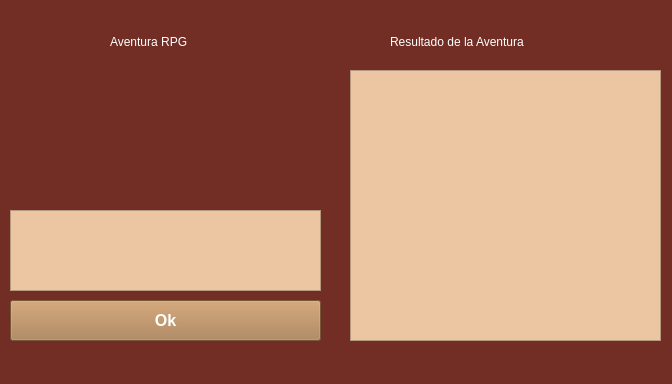
<?xml version="1.0" encoding="UTF-8"?>
<ui version="4.0">
 <class>MainWindow</class>
 <widget class="QMainWindow" name="MainWindow">
  <property name="geometry">
   <rect>
    <x>0</x>
    <y>0</y>
    <width>672</width>
    <height>384</height>
   </rect>
  </property>
  <property name="palette">
   <palette>
    <active>
     <colorrole role="WindowText">
      <brush brushstyle="SolidPattern">
       <color alpha="255">
        <red>255</red>
        <green>255</green>
        <blue>255</blue>
       </color>
      </brush>
     </colorrole>
     <colorrole role="Button">
      <brush brushstyle="SolidPattern">
       <color alpha="255">
        <red>114</red>
        <green>45</green>
        <blue>36</blue>
       </color>
      </brush>
     </colorrole>
     <colorrole role="ButtonText">
      <brush brushstyle="SolidPattern">
       <color alpha="255">
        <red>255</red>
        <green>255</green>
        <blue>255</blue>
       </color>
      </brush>
     </colorrole>
     <colorrole role="Base">
      <brush brushstyle="SolidPattern">
       <color alpha="255">
        <red>114</red>
        <green>45</green>
        <blue>36</blue>
       </color>
      </brush>
     </colorrole>
     <colorrole role="Window">
      <brush brushstyle="SolidPattern">
       <color alpha="255">
        <red>114</red>
        <green>45</green>
        <blue>36</blue>
       </color>
      </brush>
     </colorrole>
    </active>
    <inactive>
     <colorrole role="WindowText">
      <brush brushstyle="SolidPattern">
       <color alpha="255">
        <red>255</red>
        <green>255</green>
        <blue>255</blue>
       </color>
      </brush>
     </colorrole>
     <colorrole role="Button">
      <brush brushstyle="SolidPattern">
       <color alpha="255">
        <red>114</red>
        <green>45</green>
        <blue>36</blue>
       </color>
      </brush>
     </colorrole>
     <colorrole role="ButtonText">
      <brush brushstyle="SolidPattern">
       <color alpha="255">
        <red>255</red>
        <green>255</green>
        <blue>255</blue>
       </color>
      </brush>
     </colorrole>
     <colorrole role="Base">
      <brush brushstyle="SolidPattern">
       <color alpha="255">
        <red>114</red>
        <green>45</green>
        <blue>36</blue>
       </color>
      </brush>
     </colorrole>
     <colorrole role="Window">
      <brush brushstyle="SolidPattern">
       <color alpha="255">
        <red>114</red>
        <green>45</green>
        <blue>36</blue>
       </color>
      </brush>
     </colorrole>
    </inactive>
    <disabled>
     <colorrole role="WindowText">
      <brush brushstyle="SolidPattern">
       <color alpha="255">
        <red>120</red>
        <green>120</green>
        <blue>120</blue>
       </color>
      </brush>
     </colorrole>
     <colorrole role="Button">
      <brush brushstyle="SolidPattern">
       <color alpha="255">
        <red>114</red>
        <green>45</green>
        <blue>36</blue>
       </color>
      </brush>
     </colorrole>
     <colorrole role="ButtonText">
      <brush brushstyle="SolidPattern">
       <color alpha="255">
        <red>120</red>
        <green>120</green>
        <blue>120</blue>
       </color>
      </brush>
     </colorrole>
     <colorrole role="Base">
      <brush brushstyle="SolidPattern">
       <color alpha="255">
        <red>114</red>
        <green>45</green>
        <blue>36</blue>
       </color>
      </brush>
     </colorrole>
     <colorrole role="Window">
      <brush brushstyle="SolidPattern">
       <color alpha="255">
        <red>114</red>
        <green>45</green>
        <blue>36</blue>
       </color>
      </brush>
     </colorrole>
    </disabled>
   </palette>
  </property>
  <property name="windowTitle">
   <string>Aventura RPG</string>
  </property>
  <property name="windowIcon">
   <iconset>
    <normalon>:/icon/gameboy.png</normalon>
   </iconset>
  </property>
  <property name="styleSheet">
   <string notr="true">
background-color: rgb(114, 45, 36);</string>
  </property>
  <widget class="QWidget" name="centralwidget">
   <widget class="QPushButton" name="okbtn">
    <property name="geometry">
     <rect>
      <x>10</x>
      <y>300</y>
      <width>311</width>
      <height>41</height>
     </rect>
    </property>
    <property name="palette">
     <palette>
      <active>
       <colorrole role="Button">
        <brush brushstyle="SolidPattern">
         <color alpha="255">
          <red>167</red>
          <green>122</green>
          <blue>75</blue>
         </color>
        </brush>
       </colorrole>
       <colorrole role="ButtonText">
        <brush brushstyle="SolidPattern">
         <color alpha="255">
          <red>255</red>
          <green>255</green>
          <blue>255</blue>
         </color>
        </brush>
       </colorrole>
       <colorrole role="Base">
        <brush brushstyle="SolidPattern">
         <color alpha="255">
          <red>167</red>
          <green>122</green>
          <blue>75</blue>
         </color>
        </brush>
       </colorrole>
       <colorrole role="Window">
        <brush brushstyle="SolidPattern">
         <color alpha="255">
          <red>167</red>
          <green>122</green>
          <blue>75</blue>
         </color>
        </brush>
       </colorrole>
      </active>
      <inactive>
       <colorrole role="Button">
        <brush brushstyle="SolidPattern">
         <color alpha="255">
          <red>167</red>
          <green>122</green>
          <blue>75</blue>
         </color>
        </brush>
       </colorrole>
       <colorrole role="ButtonText">
        <brush brushstyle="SolidPattern">
         <color alpha="255">
          <red>255</red>
          <green>255</green>
          <blue>255</blue>
         </color>
        </brush>
       </colorrole>
       <colorrole role="Base">
        <brush brushstyle="SolidPattern">
         <color alpha="255">
          <red>167</red>
          <green>122</green>
          <blue>75</blue>
         </color>
        </brush>
       </colorrole>
       <colorrole role="Window">
        <brush brushstyle="SolidPattern">
         <color alpha="255">
          <red>167</red>
          <green>122</green>
          <blue>75</blue>
         </color>
        </brush>
       </colorrole>
      </inactive>
      <disabled>
       <colorrole role="Button">
        <brush brushstyle="SolidPattern">
         <color alpha="255">
          <red>167</red>
          <green>122</green>
          <blue>75</blue>
         </color>
        </brush>
       </colorrole>
       <colorrole role="ButtonText">
        <brush brushstyle="SolidPattern">
         <color alpha="255">
          <red>120</red>
          <green>120</green>
          <blue>120</blue>
         </color>
        </brush>
       </colorrole>
       <colorrole role="Base">
        <brush brushstyle="SolidPattern">
         <color alpha="255">
          <red>167</red>
          <green>122</green>
          <blue>75</blue>
         </color>
        </brush>
       </colorrole>
       <colorrole role="Window">
        <brush brushstyle="SolidPattern">
         <color alpha="255">
          <red>167</red>
          <green>122</green>
          <blue>75</blue>
         </color>
        </brush>
       </colorrole>
      </disabled>
     </palette>
    </property>
    <property name="font">
     <font>
      <pointsize>12</pointsize>
      <weight>75</weight>
      <bold>true</bold>
     </font>
    </property>
    <property name="toolTip">
     <string>&lt;html&gt;&lt;head/&gt;&lt;body&gt;&lt;p&gt;Haz clic aquí para darle las instrucciones al heroe.&lt;/p&gt;&lt;p&gt;El resultado de tus instrucciones se verá en el cuadro de texto de la derecha.&lt;/p&gt;&lt;p&gt;¡Suerte!&lt;/p&gt;&lt;/body&gt;&lt;/html&gt;</string>
    </property>
    <property name="styleSheet">
     <string notr="true">background-color: rgb(167, 122, 75);</string>
    </property>
    <property name="text">
     <string>Ok</string>
    </property>
   </widget>
   <widget class="QTextEdit" name="inputtxt">
    <property name="geometry">
     <rect>
      <x>10</x>
      <y>210</y>
      <width>311</width>
      <height>81</height>
     </rect>
    </property>
    <property name="font">
     <font>
      <pointsize>12</pointsize>
     </font>
    </property>
    <property name="toolTip">
     <string>&lt;html&gt;&lt;head/&gt;&lt;body&gt;&lt;p&gt;Ingresa aquí las instrucciones que le darás al heroe.&lt;/p&gt;&lt;p&gt;Puedes moverte en 4 direcciones, utilizando &lt;span style=&quot; font-weight:600;&quot;&gt;up&lt;/span&gt; (arriba), &lt;span style=&quot; font-weight:600;&quot;&gt;down&lt;/span&gt; (abajo),&lt;span style=&quot; font-weight:600;&quot;&gt; right&lt;/span&gt; (derecha) o &lt;span style=&quot; font-weight:600;&quot;&gt;left&lt;/span&gt; (izquierda).&lt;/p&gt;&lt;p&gt;Tambien puedes&lt;span style=&quot; font-weight:600;&quot;&gt; abrir&lt;/span&gt; la puerta,&lt;span style=&quot; font-weight:600;&quot;&gt; cerrar&lt;/span&gt; la puerta o ponerla &lt;span style=&quot; font-weight:600;&quot;&gt;conLlave&lt;/span&gt;.&lt;/p&gt;&lt;p&gt;Al adquirir la llave, puedes&lt;span style=&quot; font-weight:600;&quot;&gt; guardar&lt;/span&gt; la llave o&lt;span style=&quot; font-weight:600;&quot;&gt; tirar&lt;/span&gt; la llave.&lt;/p&gt;&lt;p&gt;Para terminar la partida, deberás escribir &lt;span style=&quot; font-weight:600;&quot;&gt;TERMINAR&lt;/span&gt;.&lt;/p&gt;&lt;/body&gt;&lt;/html&gt;</string>
    </property>
    <property name="styleSheet">
     <string notr="true">background-color: rgb(236, 198, 162);</string>
    </property>
   </widget>
   <widget class="QLabel" name="label">
    <property name="geometry">
     <rect>
      <x>110</x>
      <y>30</y>
      <width>116</width>
      <height>23</height>
     </rect>
    </property>
    <property name="palette">
     <palette>
      <active>
       <colorrole role="WindowText">
        <brush brushstyle="SolidPattern">
         <color alpha="255">
          <red>255</red>
          <green>255</green>
          <blue>255</blue>
         </color>
        </brush>
       </colorrole>
       <colorrole role="Button">
        <brush brushstyle="SolidPattern">
         <color alpha="255">
          <red>114</red>
          <green>45</green>
          <blue>36</blue>
         </color>
        </brush>
       </colorrole>
       <colorrole role="Base">
        <brush brushstyle="SolidPattern">
         <color alpha="255">
          <red>114</red>
          <green>45</green>
          <blue>36</blue>
         </color>
        </brush>
       </colorrole>
       <colorrole role="Window">
        <brush brushstyle="SolidPattern">
         <color alpha="255">
          <red>114</red>
          <green>45</green>
          <blue>36</blue>
         </color>
        </brush>
       </colorrole>
      </active>
      <inactive>
       <colorrole role="WindowText">
        <brush brushstyle="SolidPattern">
         <color alpha="255">
          <red>255</red>
          <green>255</green>
          <blue>255</blue>
         </color>
        </brush>
       </colorrole>
       <colorrole role="Button">
        <brush brushstyle="SolidPattern">
         <color alpha="255">
          <red>114</red>
          <green>45</green>
          <blue>36</blue>
         </color>
        </brush>
       </colorrole>
       <colorrole role="Base">
        <brush brushstyle="SolidPattern">
         <color alpha="255">
          <red>114</red>
          <green>45</green>
          <blue>36</blue>
         </color>
        </brush>
       </colorrole>
       <colorrole role="Window">
        <brush brushstyle="SolidPattern">
         <color alpha="255">
          <red>114</red>
          <green>45</green>
          <blue>36</blue>
         </color>
        </brush>
       </colorrole>
      </inactive>
      <disabled>
       <colorrole role="WindowText">
        <brush brushstyle="SolidPattern">
         <color alpha="255">
          <red>120</red>
          <green>120</green>
          <blue>120</blue>
         </color>
        </brush>
       </colorrole>
       <colorrole role="Button">
        <brush brushstyle="SolidPattern">
         <color alpha="255">
          <red>114</red>
          <green>45</green>
          <blue>36</blue>
         </color>
        </brush>
       </colorrole>
       <colorrole role="Base">
        <brush brushstyle="SolidPattern">
         <color alpha="255">
          <red>114</red>
          <green>45</green>
          <blue>36</blue>
         </color>
        </brush>
       </colorrole>
       <colorrole role="Window">
        <brush brushstyle="SolidPattern">
         <color alpha="255">
          <red>114</red>
          <green>45</green>
          <blue>36</blue>
         </color>
        </brush>
       </colorrole>
      </disabled>
     </palette>
    </property>
    <property name="styleSheet">
     <string notr="true">font: 75 14pt &quot;MS Shell Dlg 2&quot;;</string>
    </property>
    <property name="text">
     <string>Aventura RPG</string>
    </property>
   </widget>
   <widget class="QLabel" name="label_2">
    <property name="geometry">
     <rect>
      <x>390</x>
      <y>30</y>
      <width>210</width>
      <height>23</height>
     </rect>
    </property>
    <property name="palette">
     <palette>
      <active>
       <colorrole role="WindowText">
        <brush brushstyle="SolidPattern">
         <color alpha="255">
          <red>255</red>
          <green>255</green>
          <blue>255</blue>
         </color>
        </brush>
       </colorrole>
       <colorrole role="Button">
        <brush brushstyle="SolidPattern">
         <color alpha="255">
          <red>114</red>
          <green>45</green>
          <blue>36</blue>
         </color>
        </brush>
       </colorrole>
       <colorrole role="Base">
        <brush brushstyle="SolidPattern">
         <color alpha="255">
          <red>114</red>
          <green>45</green>
          <blue>36</blue>
         </color>
        </brush>
       </colorrole>
       <colorrole role="Window">
        <brush brushstyle="SolidPattern">
         <color alpha="255">
          <red>114</red>
          <green>45</green>
          <blue>36</blue>
         </color>
        </brush>
       </colorrole>
      </active>
      <inactive>
       <colorrole role="WindowText">
        <brush brushstyle="SolidPattern">
         <color alpha="255">
          <red>255</red>
          <green>255</green>
          <blue>255</blue>
         </color>
        </brush>
       </colorrole>
       <colorrole role="Button">
        <brush brushstyle="SolidPattern">
         <color alpha="255">
          <red>114</red>
          <green>45</green>
          <blue>36</blue>
         </color>
        </brush>
       </colorrole>
       <colorrole role="Base">
        <brush brushstyle="SolidPattern">
         <color alpha="255">
          <red>114</red>
          <green>45</green>
          <blue>36</blue>
         </color>
        </brush>
       </colorrole>
       <colorrole role="Window">
        <brush brushstyle="SolidPattern">
         <color alpha="255">
          <red>114</red>
          <green>45</green>
          <blue>36</blue>
         </color>
        </brush>
       </colorrole>
      </inactive>
      <disabled>
       <colorrole role="WindowText">
        <brush brushstyle="SolidPattern">
         <color alpha="255">
          <red>120</red>
          <green>120</green>
          <blue>120</blue>
         </color>
        </brush>
       </colorrole>
       <colorrole role="Button">
        <brush brushstyle="SolidPattern">
         <color alpha="255">
          <red>114</red>
          <green>45</green>
          <blue>36</blue>
         </color>
        </brush>
       </colorrole>
       <colorrole role="Base">
        <brush brushstyle="SolidPattern">
         <color alpha="255">
          <red>114</red>
          <green>45</green>
          <blue>36</blue>
         </color>
        </brush>
       </colorrole>
       <colorrole role="Window">
        <brush brushstyle="SolidPattern">
         <color alpha="255">
          <red>114</red>
          <green>45</green>
          <blue>36</blue>
         </color>
        </brush>
       </colorrole>
      </disabled>
     </palette>
    </property>
    <property name="styleSheet">
     <string notr="true">font: 75 14pt &quot;MS Shell Dlg 2&quot;;</string>
    </property>
    <property name="text">
     <string>Resultado de la Aventura</string>
    </property>
   </widget>
   <widget class="QTextEdit" name="outputtxt">
    <property name="geometry">
     <rect>
      <x>350</x>
      <y>70</y>
      <width>311</width>
      <height>271</height>
     </rect>
    </property>
    <property name="font">
     <font>
      <pointsize>12</pointsize>
     </font>
    </property>
    <property name="toolTip">
     <string>&lt;html&gt;&lt;head/&gt;&lt;body&gt;&lt;p&gt;Aquí aparecerán la consecuencias de las instrucciones que le des al heroe.&lt;/p&gt;&lt;p&gt;Suerte y... escoge con cuidado.&lt;/p&gt;&lt;/body&gt;&lt;/html&gt;</string>
    </property>
    <property name="styleSheet">
     <string notr="true">background-color: rgb(236, 198, 162);</string>
    </property>
   </widget>
   <widget class="QLabel" name="label_3">
    <property name="geometry">
     <rect>
      <x>60</x>
      <y>90</y>
      <width>225</width>
      <height>100</height>
     </rect>
    </property>
    <property name="whatsThis">
     <string>&lt;html&gt;&lt;head/&gt;&lt;body&gt;&lt;p&gt;&lt;img src=&quot;:/heroes/heroes.png&quot;/&gt;&lt;/p&gt;&lt;/body&gt;&lt;/html&gt;</string>
    </property>
    <property name="text">
     <string>&lt;html&gt;&lt;head/&gt;&lt;body&gt;&lt;p&gt;&lt;img src=&quot;:/heroes/heroes.png&quot;/&gt;&lt;/p&gt;&lt;/body&gt;&lt;/html&gt;</string>
    </property>
   </widget>
  </widget>
  <widget class="QMenuBar" name="menubar">
   <property name="geometry">
    <rect>
     <x>0</x>
     <y>0</y>
     <width>672</width>
     <height>21</height>
    </rect>
   </property>
  </widget>
  <widget class="QStatusBar" name="statusbar"/>
 </widget>
 <resources>
  <include location="rsc.qrc"/>
  <include location="rcs2.qrc"/>
 </resources>
 <connections/>
</ui>
